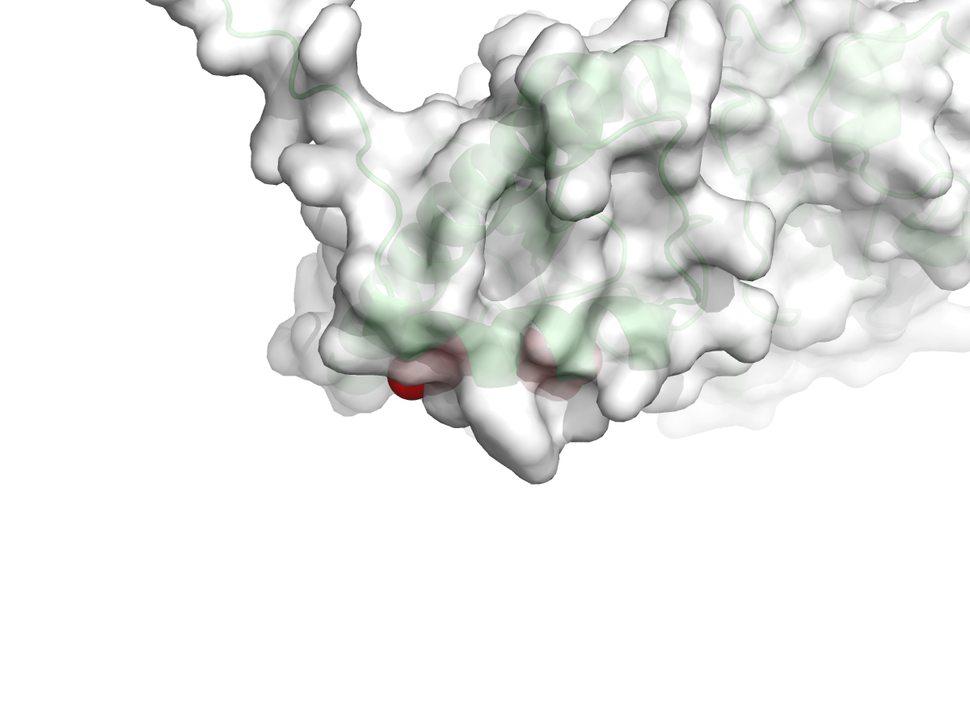
#> input picture networkpharmacology/Module 3/CTSS_Pocket8.png, 970 x 727 px, shrunk from 1200 x 900 before the run, found by its file name
$ python add_labels.py
#> lines starting #> are read from the running program, lines starting #| are printed output that depends on the picture
# /// script
# requires-python = ">=3.10"
# dependencies = ["pillow"]
# ///

from PIL import Image, ImageDraw, ImageFont
import math

def draw_arrow(draw, start, end, color="red", width=5, arrow_length=20, arrow_angle=math.pi/6):
    # Draw line
    draw.line([start, end], fill=color, width=width)

    # Calculate angle of the line
    angle = math.atan2(end[1] - start[1], end[0] - start[0])

    # Calculate coordinates for arrow head
    angle1 = angle + math.pi + arrow_angle
    angle2 = angle + math.pi - arrow_angle

    p1 = (end[0] + arrow_length * math.cos(angle1), end[1] + arrow_length * math.sin(angle1))
    p2 = (end[0] + arrow_length * math.cos(angle2), end[1] + arrow_length * math.sin(angle2))

    # Draw arrow head
    draw.polygon([end, p1, p2], fill=color)

# Load the image
img = Image.open("/home/hmalik342/Working/Python-BioPython/Demo Project/Module 3/CTSS_Pocket8.png")
#> img is the input picture: PIL image 970x727 RGBA; mean R, G, B, A 233.1, 234.3, 232.9, 255
draw = ImageDraw.Draw(img)

# Center of image (pocket)
center_x = img.width // 2
#> center_x = 485
center_y = img.height // 2
#> center_y = 363

# Text and arrow positions
text_pos = (150, 150)
arrow_start = (300, 200)
# Arrow end slightly offset from the exact center so it points TO the pocket, not over it
arrow_end = (center_x - 30, center_y - 30)
#> arrow_end = (455, 333)

# Try to use a default truetype font, fallback to default bitmap font if not found
try:
    font = ImageFont.truetype("DejaVuSans-Bold.ttf", 40)
except IOError:
    font = ImageFont.load_default()

# Draw text
text = "Druggability Score: 0.713\n(Best Pocket)"
# simple shadow for text
draw.text((text_pos[0]+2, text_pos[1]+2), text, font=font, fill="gray")
draw.text(text_pos, text, font=font, fill="black")

# Draw arrow pointing to the pocket
draw_arrow(draw, arrow_start, arrow_end, color="#D32F2F", width=8, arrow_length=30)

# Save the final labeled image
img.save("/home/hmalik342/.gemini/antigravity/brain/eb3deb5f-076a-4c2f-aa4a-39ba3166e0e7/CTSS_Pocket8.png")
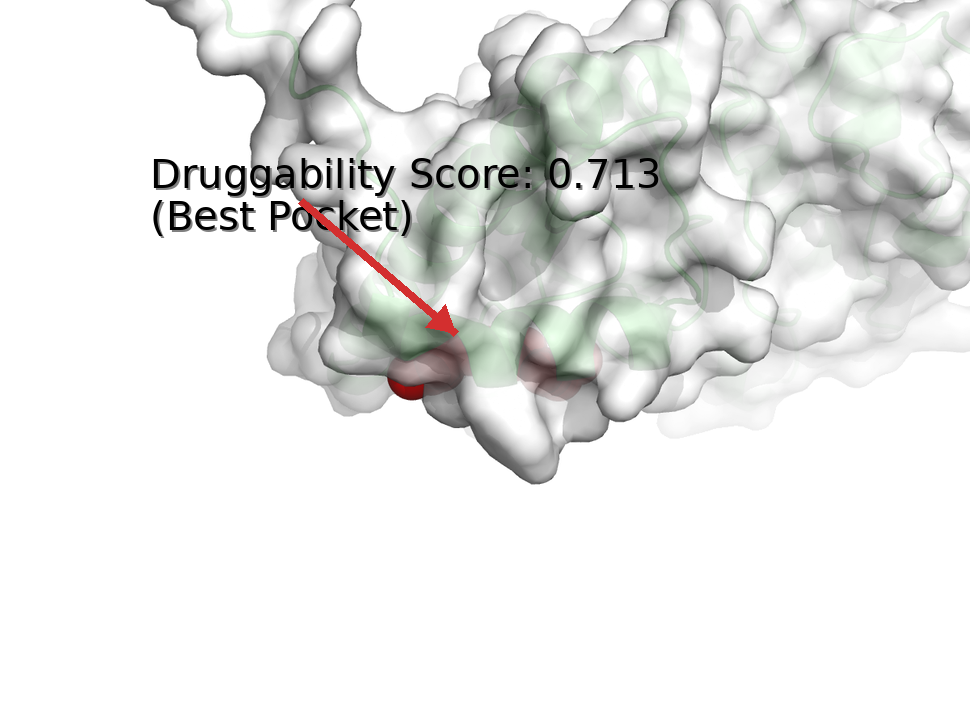
#> saved as CTSS_Pocket8.png: PIL image 970x727 RGBA; mean R, G, B, A 230.8, 231.5, 230.1, 255; transparent parts drawn white
print("Image labeled and saved successfully.")

$ run again, with networkpharmacology/Module 3/CTSS_AlphaFold.png copied over networkpharmacology/Module 3/CTSS_Pocket8.png
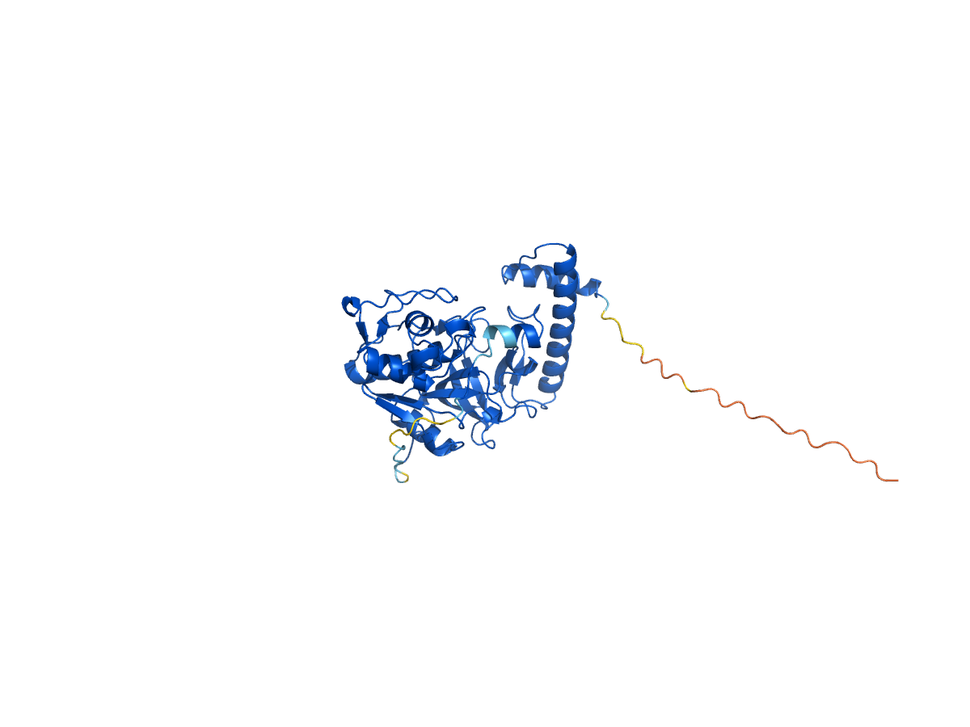
#> input picture networkpharmacology/Module 3/CTSS_AlphaFold.png, 970 x 727 px, shrunk from 1200 x 900 before the run, found by its file name
#> img is the input picture: PIL image 970x727 RGBA; mean R, G, B, A 249.8, 250.8, 252.4, 255
#> `img.save("/home/hmalik342/.gemini/antigravity/brain/eb3deb5f-076a-4c2f..`:
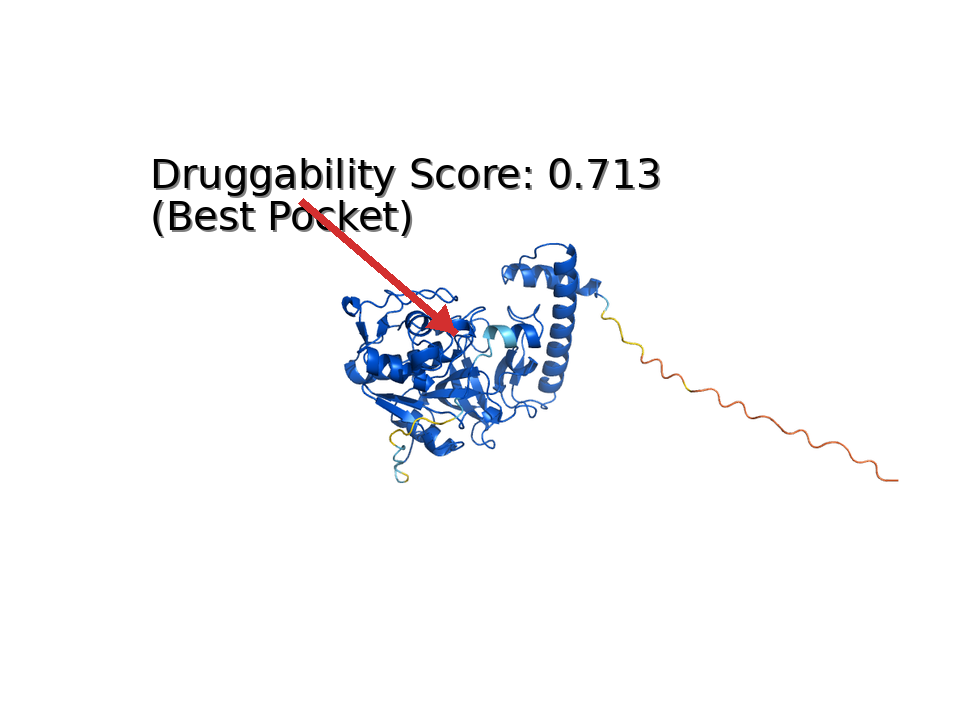
#> saved as CTSS_Pocket8.png: PIL image 970x727 RGBA; mean R, G, B, A 246.9, 247.5, 249, 255
